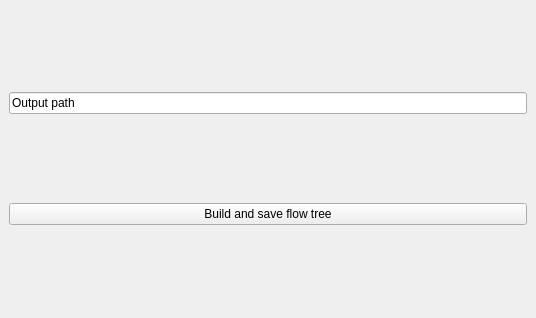
<?xml version="1.0" encoding="UTF-8"?>
<ui version="4.0">
 <class>FlowMapperDockWidgetBase</class>
 <widget class="QDockWidget" name="FlowMapperDockWidgetBase">
  <property name="geometry">
   <rect>
    <x>0</x>
    <y>0</y>
    <width>536</width>
    <height>318</height>
   </rect>
  </property>
  <property name="windowTitle">
   <string>Flow Map Builder</string>
  </property>
  <widget class="QWidget" name="dockWidgetContents">
   <layout class="QGridLayout" name="gridLayout">
    <item row="0" column="0">
     <widget class="QLineEdit" name="out_path">
      <property name="inputMask">
       <string/>
      </property>
      <property name="text">
       <string>Output path</string>
      </property>
      <property name="maxLength">
       <number>32767</number>
      </property>
      <property name="clearButtonEnabled">
       <bool>false</bool>
      </property>
     </widget>
    </item>
    <item row="1" column="0">
     <widget class="QPushButton" name="do_main">
      <property name="text">
       <string>Build and save flow tree</string>
      </property>
      <property name="checkable">
       <bool>false</bool>
      </property>
      <property name="autoDefault">
       <bool>false</bool>
      </property>
     </widget>
    </item>
   </layout>
  </widget>
 </widget>
 <resources/>
 <connections/>
</ui>
